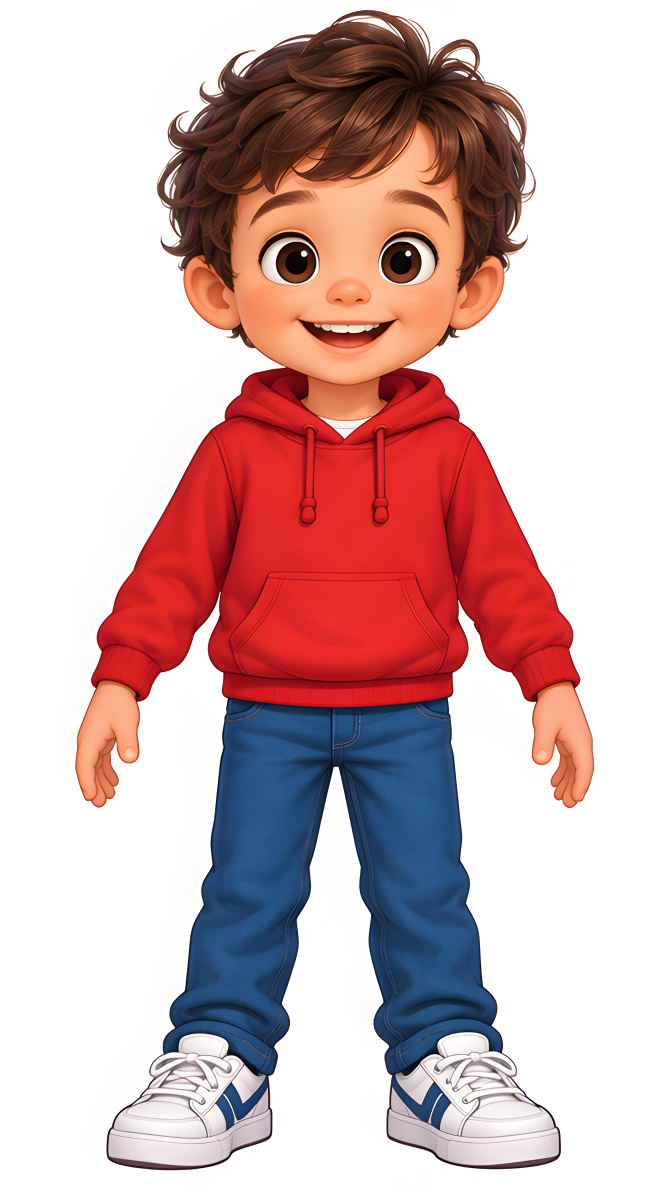
#> input picture assets/characters/source/e-pose-a-x4.png, 1976 x 3572 px (shown at 1/3 size)
$ python split_apose.py
#> lines starting #> are read from the running program, lines starting #| are printed output that depends on the picture; after the words box and inside, x2 and y2 are one past the last pixel; in counts of white or black regions, pixels touching at a corner belong together
### tools/split_parts.py
"""Cuts E's body (assets/characters/e/body.png, made by tools/prepare_characters.py) into the pieces of a skeleton,
so he can walk and jump instead of only switching poses.
Usage: python3 tools/split_parts.py      -> assets/characters/e/parts/<piece>.png + parts.json

Pieces (draw order, back to front): foot_l, foot_r, shin_l, shin_r, thigh_l, thigh_r, torso, head (+ blink, jaw).
  - torso:  hoodie, arms with the hands in the pockets, and the jeans down to a V line through the crotch;
  - torso_libre: the same without the arms (the side of the hoodie gets its outline, the pockets are filled), for
            upperarm + forearm (the sleeves of the drawing, split at the elbow crease) and a hand;
  - hand_<kind>_<side>: the hands of the MANOS row of the character sheet (open, fist, thumb up, pointing, relaxed),
            the right side is the mirror of the left;
  - thigh:  hip to knee; its top goes on under the torso, so the hip never opens a gap;
  - shin:   knee to the cuff; its top is rounded and goes on under the thigh, and a knee disk of the same denim sits behind it so the
            joint stays closed when the knee bends;
  - foot:   the sneaker; the part hidden under the cuff is filled from the shoe around it.
  - head:   assets/characters/e/head.png untouched (Chiño's rule: the face is his drawing, never redrawn or stretched).
Every piece keeps the 896x1200 coordinates of the drawing; parts.json has each piece's crop offset and its joints."""
import json, os
import numpy as np
from PIL import Image, ImageDraw, ImageFilter

ROOT = os.path.dirname(os.path.dirname(os.path.abspath(__file__)))
SRC = os.path.join(ROOT, 'assets/characters/e')
OUT = os.path.join(SRC, 'parts')

# joints measured on the 896x1200 drawing (x, y)
CROTCH = 450
JOINTS = {
    'neck': [458, 446],
    'pelvis': [450, 812],
    'hip_l': [385, 812], 'knee_l': [362, 946], 'ankle_l': [338, 1058],
    'hip_r': [512, 812], 'knee_r': [510, 946], 'ankle_r': [518, 1058],
    'shoulder_l': [320, 548], 'elbow_l': [302, 650], 'wrist_l': [338, 746],
    'shoulder_r': [588, 548], 'elbow_r': [597, 648], 'wrist_r': [564, 750],
}

# the arms in the drawing (hands in the pockets): outline of each sleeve, and the elbow crease that splits it
ARM = {
    'l': [(320, 492), (300, 535), (272, 600), (254, 645), (262, 700), (285, 738), (312, 756), (352, 748), (364, 712),
          (350, 655), (346, 600), (338, 555), (330, 512)],
    'r': [(566, 495), (598, 520), (616, 580), (638, 640), (636, 690), (618, 738), (586, 756), (548, 756), (545, 710),
          (550, 655), (554, 600), (558, 545)],
}
CREASE = {'l': ((254, 640), (350, 660)), 'r': ((552, 655), (640, 640))}
POCKET = {'l': (305, 735, 382, 798), 'r': (522, 735, 600, 798)}     # the hands in the pockets
SIDE = {'l': 364, 'r': 541}                                         # new side of the hoodie at the hem
HIP = {'l': [(364, 730), (364, 766), (352, 771), (342, 779), (334, 794), (331, 800), (382, 800), (382, 730)],
       'r': [(541, 730), (541, 766), (553, 771), (562, 779), (566, 794), (568, 800), (522, 800), (522, 730)]}
HEM = 766                                                           # bottom of the hoodie where the hands go in
HOODIE_LINE = np.array([92, 20, 22.0])

# hands from the MANOS row of the character sheet (E_data_sheet.jpg, 853x1280): box, wrist, and the direction
# wrist -> knuckles in degrees (image coords, y down). They are E's right hand (on the
# left of the screen); the other one is the mirror.
SHEET = 'source/e-sheet.jpg'
HANDS = {
    'abierta': {'box': (20, 701, 86, 775), 'wrist': (52, 768), 'dir': -90},
    'puno': {'box': (86, 711, 136, 765), 'wrist': (108, 761), 'dir': -90},
    'pulgar': {'box': (134, 703, 186, 766), 'wrist': (139, 752), 'dir': -20},
    'senala': {'box': (186, 709, 264, 765), 'wrist': (193, 752), 'dir': -22},
    'relajada': {'box': (260, 709, 324, 777), 'wrist': (306, 716), 'dir': 125},
}
HAND_SCALE = 1.55         # sheet hands -> the 896x1200 drawing


def soft(mask, r=1.0):
    m = Image.fromarray((mask * 255).astype(np.uint8))
    return np.asarray(m.filter(ImageFilter.GaussianBlur(r))) / 255.0


def flood(mask, seeds):
    """Pixels of mask connected to any seed (4-neighbour)."""
    m = Image.fromarray((mask * 255).astype(np.uint8)).copy()     # copy: floodfill ignores array-backed images
    for s in seeds:
        if m.getpixel(s) == 255:
            ImageDraw.floodfill(m, s, 128)
    return np.asarray(m) == 128


def harmonic(rgb, hole, known, iters=800):
    """Fills hole with the colours of known around it (each pixel the average of its neighbours until it settles)."""
    f = rgb.copy()
    f[hole] = rgb[known].mean(axis=0) if known.any() else 230
    for _ in range(iters):
        avg = (np.roll(f, 1, 0) + np.roll(f, -1, 0) + np.roll(f, 1, 1) + np.roll(f, -1, 1)) / 4
        f[hole] = avg[hole]
    return f


def polymask(pts, W, H):
    m = Image.new('L', (W, H))
    ImageDraw.Draw(m).polygon(pts, fill=255)
    return np.asarray(m) > 0


def grow(mask, px):
    m = Image.fromarray((mask * 255).astype(np.uint8))
    return np.asarray(m.filter(ImageFilter.MaxFilter(2 * px + 1))) > 0


# [200 lines left out: functions cut_hands, capsule, arms, main, not called in this run]


# [2 lines that do not run on import are left out]

### tools/split_apose.py
"""E's rig from Chiño's "pose A" drawing (arms hanging straight, away from the body), with his original head on top.
Usage: python3 tools/split_apose.py [e|r]      -> assets/characters/<e|r>/rig/<piece>.png + rig.json
The numbers below are E's; R_CFG at the end replaces the ones that differ for R (measured on R's pose A the same way).

Sources (assets/characters/source):
  e-pose-a-x4.png   front panel of e-pose-a.png, 4x with Real-ESRGAN (x4plus), placed on the 896x1200 frame of
                    e-full.jpg (same chin and feet), so the head of the original drawing sits on it as it is;
  e-manos-x4.png    the hand sheet of e-pose-a.png, 4x: top row = the hand on the left of the screen (E's right),
                    bottom row = the other one.
The face is never redrawn: head.png / blink.png / jaw.png of assets/characters/e are used untouched.

Pieces, back to front: foot_l/r, shin_l/r, thigh_l/r, torso, arm + hand per side, head.
Every joint is a round end (see capsule()), so a segment can turn without opening a gap."""
import json, math, os, sys
import numpy as np
from PIL import Image, ImageFilter

from split_parts import soft, flood, harmonic, polymask, grow

ROOT = os.path.dirname(os.path.dirname(os.path.abspath(__file__)))
SRC = os.path.join(ROOT, 'assets/characters/source')
CHAR = sys.argv[1] if len(sys.argv) > 1 else 'e'
E = os.path.join(ROOT, 'assets/characters', CHAR)
OUT = os.path.join(E, 'rig')
W, H = 896, 1200
SCALE, DX, DY = 0.31, 142, 87          # x4 image -> 896x1200 frame (chin ~444, soles 1166, centre 452)
HOODIE_LINE = np.array([110, 18, 22.0])
DENIM_LINE = np.array([22, 34, 58.0])
CROTCH_Y = 812                         # the torso ends in a V through the crotch
SIDE_CUT = (560, 342, 562)             # below y, outside x0..x1: arms and hands, not torso
CUT_BAND = (470, 760)                  # where the torso's cut against the sleeves gets an outline
LEGS = (760, 280, 625)                 # legs: from y, between x0..x1 (the shoes are found on their own)
PANTS_SEEDS = [(345, 1020), (530, 1020), (330, 1040), (545, 1040)]
HOOD_TOP = 300
SKIN_R, SKIN_G = 170, 105             # hand sheet: what counts as skin (R's fist has darker shading)
HAND_JOIN = 0                          # px: bridge the creases that split a hand into islands (R's fist)
HEAD_DX = 0                            # px: moves the original head (and its neck pivot) sideways onto the body


def hood_colour(r, g, b):
    return (r > 140) & (g < 90) & (b < 90) & (r - g > 90)


JOINTS = {
    'neck': [458, 446], 'pelvis': [452, 790],
    'shoulder_l': [338, 505], 'elbow_l': [292, 618], 'wrist_l': [255, 732],
    'shoulder_r': [566, 505], 'elbow_r': [612, 618], 'wrist_r': [655, 732],
    'hip_l': [395, 790], 'knee_l': [368, 925], 'ankle_l': [343, 1058],
    'hip_r': [510, 790], 'knee_r': [522, 925], 'ankle_r': [537, 1058],
}
# each sleeve, cuff included, up to the seam with the body (hand not included)
ARM = {
    'l': [(347, 440), (330, 470), (300, 530), (268, 600), (245, 660), (226, 705), (222, 740), (262, 746),
          (292, 738), (318, 705), (340, 662), (352, 630), (352, 560), (356, 500)],
    'r': [(555, 440), (575, 470), (604, 530), (636, 600), (660, 660), (680, 705), (686, 740), (645, 746),
          (612, 738), (586, 705), (563, 662), (552, 630), (552, 560), (548, 500)],
}
HAND_BOX = {'l': (205, 725, 285, 845), 'r': (620, 725, 700, 845)}
CROTCH = 452
ELBOW_R = 44                           # half the sleeve's width at the elbow
# the original face's jaw line (outline included), measured on e-full.jpg
JAW = [(260, 412), (300, 412), (336, 410), (352, 410), (380, 435), (410, 450), (458, 462), (510, 450), (545, 430),
       (562, 412), (600, 412), (650, 412)]   # under the ears: their lobes hang down to ~y 396
NECK_CUT = 440                         # the pose-A head goes, the original one goes on top

# hand sheet: cells in e-pose-a.png coordinates (the x4 sheet starts at (10, 920))
HAND_COLS = [(14, 170), (184, 343), (356, 505), (519, 663), (676, 853), (866, 1010)]
HAND_ROWS = {'l': (926, 1178), 'r': (1199, 1453)}
HAND_NAMES = ['abierta', 'dorso', 'puno', 'pulgar', 'senala', 'relajada']
# where each hand meets its cuff (as a fraction of the cell) and the direction wrist -> hand, in degrees (y down)
HAND_WRIST = {
    'l': {'abierta': (0.42, 0.74, -90), 'dorso': (0.47, 0.75, -90), 'puno': (0.45, 0.72, -90),
          'pulgar': (0.22, 0.68, -32), 'senala': (0.12, 0.62, -24), 'relajada': (0.5, 0.38, 90)},
    'r': {'abierta': (0.48, 0.74, -90), 'dorso': (0.47, 0.74, -90), 'puno': (0.55, 0.72, -90),
          'pulgar': (0.72, 0.70, -129), 'senala': (0.85, 0.55, -149), 'relajada': (0.5, 0.38, 90)},
}
HAND_SIZE = {'abierta': 1.15, 'dorso': 1.15, 'puno': 0.75, 'pulgar': 0.85, 'senala': 0.85}   # vs the relaxed hand
POSE_HAND_AREA = 0.0


def cutout(rgb):
    mn, mx = rgb.min(axis=2), rgb.max(axis=2)
    light = (mn > 228) & (mx - mn < 20)
    h, w = mn.shape
    bg = flood(light, [(0, 0), (w - 1, 0), (0, h - 1), (w - 1, h - 1), (w // 2, 0), (5, h // 2), (w - 6, h // 2)])
    a = Image.fromarray(((~bg) * 255).astype(np.uint8)).filter(ImageFilter.MinFilter(3)).filter(ImageFilter.GaussianBlur(0.8))
    return np.asarray(a) / 255.0


def capsule(rgb, alpha, core, ends, line, within=None):
    """A segment: the drawing inside core, plus a round end at each joint (ring = squared distance to the joint,
    radius). Inside the drawing the round end is the drawing itself (the neighbouring segment's pixels, which
    continue it); outside, it is filled from the segment and outlined, so a bent joint stays closed."""
    disks = np.zeros_like(core)
    if not ends:
        return rgb, soft(core, 0.7) * alpha
    for ring, rad in ends:
        disks |= ring <= rad ** 2
    if within is not None:
        disks &= within
    own = (core | disks) & (alpha > 0.5)
    hole = disks & ~own
    rim = hole & grow(~disks, 3)
    ys, xs = np.where(disks | core)
    sl = (slice(max(ys.min() - 3, 0), ys.max() + 4), slice(max(xs.min() - 3, 0), xs.max() + 4))
    fill = rgb.copy()
    fill[sl] = harmonic(rgb[sl], hole[sl], own[sl], iters=400)
    k = soft(rim, 0.7)[..., None] * 0.9
    fill = fill * (1 - k) + line * k
    oa = soft(core | disks, 0.7) * np.where(own, alpha, 1.0)
    return fill, oa


def hands(meta):
    """Each hand of the sheet without its cuff, about the size of the drawing's own hand, with its wrist point and
    direction (HAND_WRIST, measured on the sheet)."""
    sheet = np.asarray(Image.open(os.path.join(SRC, CHAR + '-manos-x4.png')).convert('RGB')).astype(np.float64)
    meta['hands'] = {}
    target = POSE_HAND_AREA             # skin area of the drawing's own hand: every hand gets about that size
    for side, (y0, y1) in HAND_ROWS.items():
        for name, (x0, x1) in zip(HAND_NAMES, HAND_COLS):
            c = sheet[(y0 - 920) * 4 + 12:(y1 - 920) * 4 - 12, (x0 - 10) * 4 + 12:(x1 - 10) * 4 - 12]
            a = cutout(c)
            r, g, b = c[..., 0], c[..., 1], c[..., 2]
            skin = (a > 0.5) & (r > SKIN_R) & (g > SKIN_G) & (b > 60) & (r - b > 40) & (g - b > 10)
            skin0 = skin
            skin = flood(skin, [tuple(np.argwhere(skin)[len(np.argwhere(skin)) // 2][::-1])]) if skin.any() else skin
            fx, fy, d = HAND_WRIST[side][name]
            wx, wy = fx * c.shape[1], fy * c.shape[0]
            # the wrist, better: the middle of where the skin comes out of the sheet's cuff (the direction stays the
            # measured one: the sheet's cuff is cut by the cell, its own axis is not reliable)
            cuff = hood_colour(r, g, b) & (a > 0.5)
            # only the cuff itself: thin red lines in the skin (E's outlines) go
            cuff = np.asarray(Image.fromarray((cuff * 255).astype(np.uint8)).filter(ImageFilter.MinFilter(9))) > 0
            contact = skin & grow(cuff, 12)
            if contact.sum() > 30 and cuff.sum() > 200:
                wy, wx = np.argwhere(contact).mean(0)
            if name == 'senala':            # pointing: the index finger carries on the forearm's line
                pts = np.argwhere(skin)
                ty, tx = pts[((pts - [wy, wx]) ** 2).sum(1).argmax()]
                d = math.degrees(math.atan2(ty - wy, tx - wx))
            k = math.sqrt(target * HAND_SIZE.get(name, 1.0) / skin.sum())
            # only the hand: the sheet's cuff goes, the hand slides into E's own cuff
            if HAND_JOIN:                   # creases split the hand into islands: join them, fill what they enclose
                big = flood(grow(skin0, HAND_JOIN), [tuple(np.argwhere(skin)[len(np.argwhere(skin)) // 2][::-1])])
                sel = big & grow(skin0, 1)
                h_, w_ = sel.shape
                sel |= ~sel & ~flood(~sel, [(0, 0), (w_ - 1, 0), (0, h_ - 1), (w_ - 1, h_ - 1)])
                skin = sel
            a = a * soft(grow(skin, 1), 0.6)
            img = Image.fromarray(np.dstack([c, a * 255]).astype(np.uint8), 'RGBA')
            img = img.resize((round(img.width * k), round(img.height * k)), Image.LANCZOS)
            n = f'hand_{name}_{side}'
            img.save(os.path.join(OUT, n + '.png'), optimize=True)
            meta['pieces'][n] = {'x': 0, 'y': 0}
            meta['hands'][f'{name}_{side}'] = {'wrist': [wx * k, wy * k], 'dir': d}


def main():
    big = Image.open(os.path.join(SRC, CHAR + '-pose-a-x4.png')).convert('RGB')
#> big is the input picture: PIL image 1976x3572 RGB; mean R, G, B 210, 180.4, 180.9
    sm = big.resize((round(big.width * SCALE), round(big.height * SCALE)), Image.LANCZOS)
    frame = Image.new('RGB', (W, H), (255, 255, 255))
#> frame: PIL image 896x1200 RGB; every value is 255
    frame.paste(sm, (DX, DY))
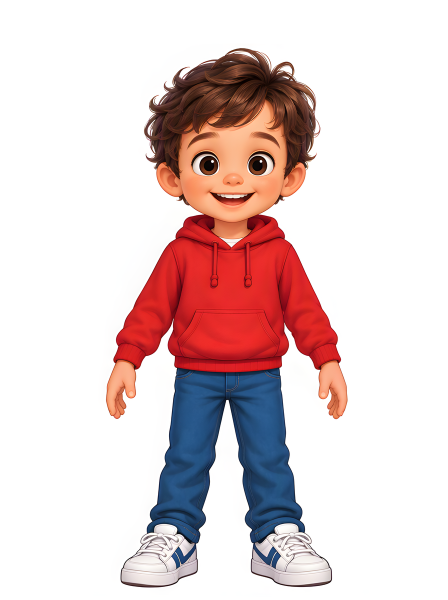
#> frame: PIL image 896x1200 RGB (shown at 1/2 size); mean R, G, B 226.6, 207.9, 208.2
    rgb = np.asarray(frame).astype(np.float64)
    alpha = cutout(rgb)
#> in cutout, `light = (mn > 228) & (mx - mn < 20)`:
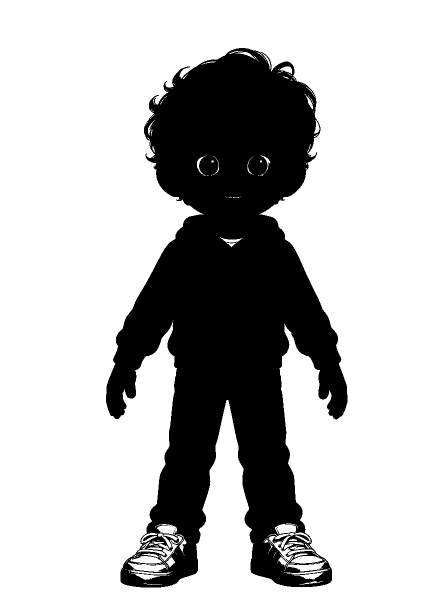
#> light: shape (1200, 896) bool (shown at 1/2 size); 73.9% white; 10 black regions (9 under 20 px), largest, box (x1, y1, x2, y2) and area: (212, 96, 695, 1175) 280329
#> after the loop in flood, `for s in seeds:`:
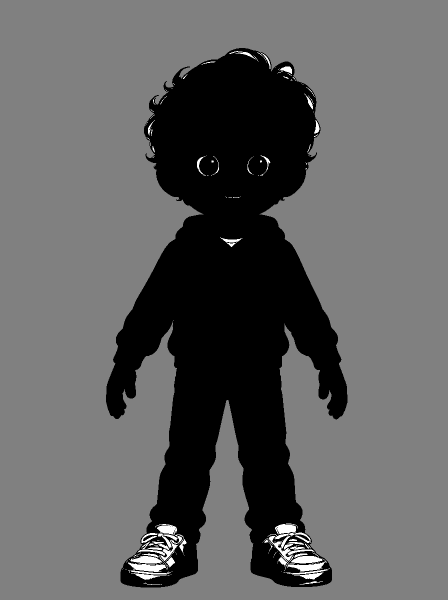
#> m: PIL image 896x1200 L (shown at 1/2 size); min 0, max 255, mean 96
    yy, xx = np.mgrid[0:H, 0:W]
    r, g, b = rgb[..., 0], rgb[..., 1], rgb[..., 2]
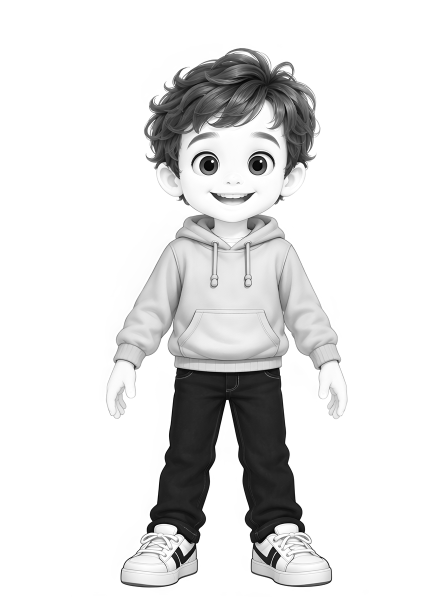
#> r: shape (1200, 896) float64 (shown at 1/2 size); min 0, max 255, mean 226.6
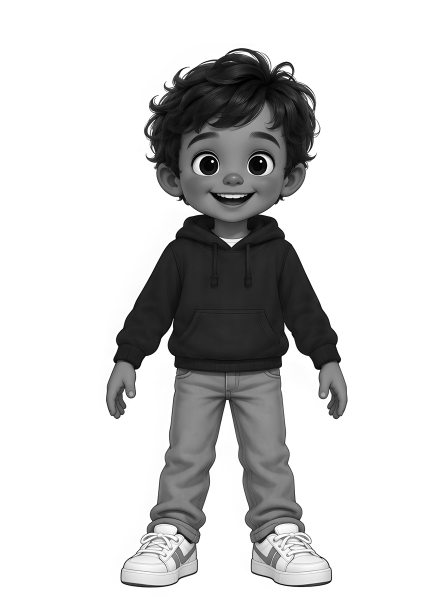
#> b: shape (1200, 896) float64 (shown at 1/2 size); min 0, max 255, mean 208.2
    # the pose-A head goes; its hood stays (round, behind the original head, which covers the rest)
    hood = hood_colour(r, g, b) & (yy > HOOD_TOP)
#> hood: shape (1200, 896) bool; 8.4% white; 194 white regions (173 under 20 px), largest, box (x1, y1, x2, y2) and area: (227, 430, 682, 739) 84059, (349, 713, 564, 744) 4562, (321, 335, 355, 374) 331
    hood = grow(hood, 1) & (alpha > 0.1)
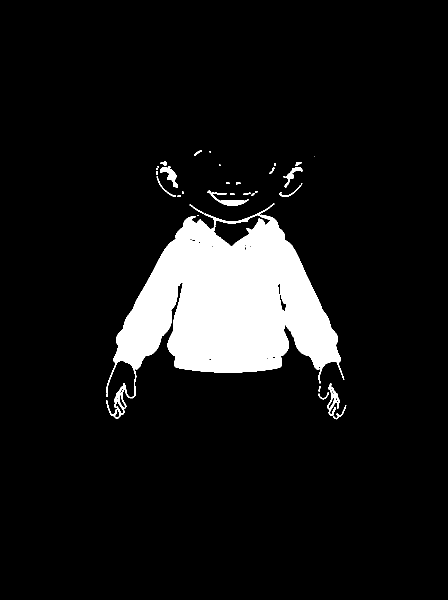
#> hood: shape (1200, 896) bool (shown at 1/2 size); 9.1% white; 40 white regions (13 under 20 px), largest, box (x1, y1, x2, y2) and area: (213, 407, 689, 787) 93929, (212, 766, 253, 838) 763, (415, 381, 497, 412) 590
    alpha = alpha * np.maximum(soft(yy >= NECK_CUT, 1.0), soft(hood, 0.8))
#> in soft, `m = Image.fromarray((mask * 255).astype(np.uint8))`:
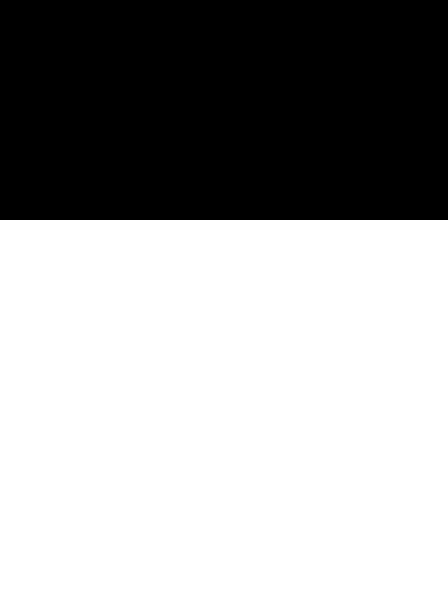
#> m: PIL image 896x1200 L (shown at 1/2 size); 63.3% white; 1 black region, box (x1, y1, x2, y2) and area: (0, 0, 896, 440) 394240
#> (the rest of the program and of its run is left out)
